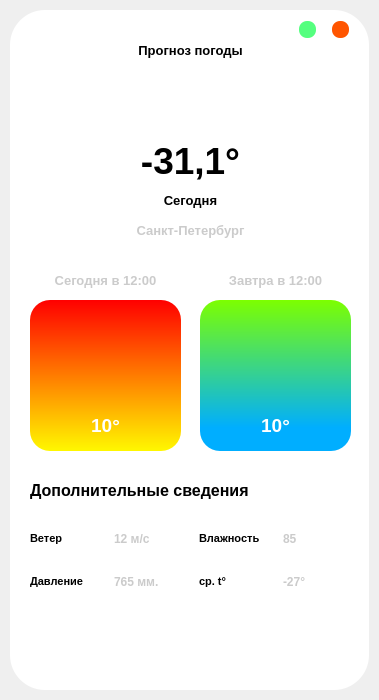
<?xml version="1.0" encoding="UTF-8"?>
<ui version="4.0">
 <class>MainWindow</class>
 <widget class="QMainWindow" name="MainWindow">
  <property name="geometry">
   <rect>
    <x>0</x>
    <y>0</y>
    <width>379</width>
    <height>700</height>
   </rect>
  </property>
  <property name="windowTitle">
   <string>MainWindow</string>
  </property>
  <widget class="QWidget" name="centralwidget">
   <layout class="QVBoxLayout" name="main_layout">
    <property name="spacing">
     <number>10</number>
    </property>
    <property name="leftMargin">
     <number>10</number>
    </property>
    <property name="topMargin">
     <number>10</number>
    </property>
    <property name="rightMargin">
     <number>10</number>
    </property>
    <property name="bottomMargin">
     <number>10</number>
    </property>
    <item>
     <widget class="QFrame" name="frame">
      <property name="styleSheet">
       <string notr="true">QFrame {
	background-color: rgb(255, 255, 255);
	color: rgb(0, 0, 0);
	border-radius: 35px;
}
</string>
      </property>
      <property name="frameShape">
       <enum>QFrame::StyledPanel</enum>
      </property>
      <property name="frameShadow">
       <enum>QFrame::Raised</enum>
      </property>
      <widget class="QLabel" name="label">
       <property name="geometry">
        <rect>
         <x>115</x>
         <y>30</y>
         <width>131</width>
         <height>20</height>
        </rect>
       </property>
       <property name="font">
        <font>
         <family>Segoe UI</family>
         <pointsize>10</pointsize>
         <weight>75</weight>
         <bold>true</bold>
        </font>
       </property>
       <property name="layoutDirection">
        <enum>Qt::LeftToRight</enum>
       </property>
       <property name="styleSheet">
        <string notr="true">QLabel {
	color: rgb(0, 0, 0)
}</string>
       </property>
       <property name="text">
        <string>Прогноз погоды</string>
       </property>
       <property name="alignment">
        <set>Qt::AlignCenter</set>
       </property>
      </widget>
      <widget class="QLabel" name="temperature_label">
       <property name="geometry">
        <rect>
         <x>105</x>
         <y>110</y>
         <width>151</width>
         <height>81</height>
        </rect>
       </property>
       <property name="font">
        <font>
         <family>Segoe UI</family>
         <pointsize>28</pointsize>
         <weight>75</weight>
         <italic>false</italic>
         <bold>true</bold>
        </font>
       </property>
       <property name="text">
        <string>-31,1°</string>
       </property>
       <property name="alignment">
        <set>Qt::AlignCenter</set>
       </property>
      </widget>
      <widget class="QLabel" name="city_label">
       <property name="geometry">
        <rect>
         <x>80</x>
         <y>210</y>
         <width>201</width>
         <height>20</height>
        </rect>
       </property>
       <property name="font">
        <font>
         <family>Segoe UI</family>
         <pointsize>10</pointsize>
         <weight>75</weight>
         <bold>true</bold>
        </font>
       </property>
       <property name="layoutDirection">
        <enum>Qt::LeftToRight</enum>
       </property>
       <property name="styleSheet">
        <string notr="true">QLabel {
	color: rgb(203, 203, 203)
}</string>
       </property>
       <property name="text">
        <string>Санкт-Петербург</string>
       </property>
       <property name="alignment">
        <set>Qt::AlignCenter</set>
       </property>
      </widget>
      <widget class="QLabel" name="today_label">
       <property name="geometry">
        <rect>
         <x>80</x>
         <y>180</y>
         <width>201</width>
         <height>20</height>
        </rect>
       </property>
       <property name="font">
        <font>
         <family>Segoe UI</family>
         <pointsize>10</pointsize>
         <weight>75</weight>
         <bold>true</bold>
        </font>
       </property>
       <property name="layoutDirection">
        <enum>Qt::LeftToRight</enum>
       </property>
       <property name="styleSheet">
        <string notr="true">QLabel {
	color: rgb(0, 0, 0)
}</string>
       </property>
       <property name="text">
        <string>Сегодня</string>
       </property>
       <property name="alignment">
        <set>Qt::AlignCenter</set>
       </property>
      </widget>
      <widget class="QFrame" name="yesterday_frame">
       <property name="geometry">
        <rect>
         <x>20</x>
         <y>290</y>
         <width>151</width>
         <height>151</height>
        </rect>
       </property>
       <property name="styleSheet">
        <string notr="true">QFrame {
	background-color: qlineargradient(spread:pad, x1:0, y1:0, x2:0, y2:1, stop:0 rgba(255, 0, 0, 255), stop:1 rgba(255, 248, 0, 255));
	color: rgb(255, 255, 255);
	border-radius: 20px;
}</string>
       </property>
       <property name="frameShape">
        <enum>QFrame::StyledPanel</enum>
       </property>
       <property name="frameShadow">
        <enum>QFrame::Raised</enum>
       </property>
       <widget class="QLabel" name="next_three_hours_temperature_label">
        <property name="geometry">
         <rect>
          <x>30</x>
          <y>110</y>
          <width>91</width>
          <height>31</height>
         </rect>
        </property>
        <property name="font">
         <font>
          <family>Segoe UI</family>
          <pointsize>14</pointsize>
          <weight>75</weight>
          <bold>true</bold>
         </font>
        </property>
        <property name="styleSheet">
         <string notr="true">QLabel {
	background: transparent;
	
}</string>
        </property>
        <property name="text">
         <string>10°</string>
        </property>
        <property name="alignment">
         <set>Qt::AlignCenter</set>
        </property>
       </widget>
       <widget class="QLabel" name="next_three_hours_image_label">
        <property name="geometry">
         <rect>
          <x>20</x>
          <y>20</y>
          <width>111</width>
          <height>81</height>
         </rect>
        </property>
        <property name="styleSheet">
         <string notr="true">QLabel {
	background-color: transparent;
}</string>
        </property>
        <property name="text">
         <string/>
        </property>
        <property name="alignment">
         <set>Qt::AlignCenter</set>
        </property>
       </widget>
      </widget>
      <widget class="QFrame" name="tomorrow_frame">
       <property name="geometry">
        <rect>
         <x>190</x>
         <y>290</y>
         <width>151</width>
         <height>151</height>
        </rect>
       </property>
       <property name="styleSheet">
        <string notr="true">QFrame {
	background-color: qlineargradient(spread:pad, x1:0, y1:0, x2:0, y2:1, stop:0 rgba(124, 255, 0, 255), stop:0.846591 rgba(0, 174, 255, 255));
	color: rgb(255, 255, 255);
	border-radius: 20px;
}</string>
       </property>
       <property name="frameShape">
        <enum>QFrame::StyledPanel</enum>
       </property>
       <property name="frameShadow">
        <enum>QFrame::Raised</enum>
       </property>
       <widget class="QLabel" name="tomorrow_temperature_label">
        <property name="geometry">
         <rect>
          <x>30</x>
          <y>110</y>
          <width>91</width>
          <height>31</height>
         </rect>
        </property>
        <property name="font">
         <font>
          <family>Segoe UI</family>
          <pointsize>14</pointsize>
          <weight>75</weight>
          <bold>true</bold>
         </font>
        </property>
        <property name="styleSheet">
         <string notr="true">QLabel {
	background: transparent;
	
}</string>
        </property>
        <property name="text">
         <string>10°</string>
        </property>
        <property name="alignment">
         <set>Qt::AlignCenter</set>
        </property>
       </widget>
       <widget class="QLabel" name="tomorrow_image_label">
        <property name="geometry">
         <rect>
          <x>20</x>
          <y>20</y>
          <width>111</width>
          <height>81</height>
         </rect>
        </property>
        <property name="styleSheet">
         <string notr="true">QLabel {
	background-color: transparent;
}</string>
        </property>
        <property name="text">
         <string/>
        </property>
        <property name="alignment">
         <set>Qt::AlignCenter</set>
        </property>
       </widget>
      </widget>
      <widget class="QLabel" name="next_three_hours_label">
       <property name="geometry">
        <rect>
         <x>0</x>
         <y>260</y>
         <width>191</width>
         <height>20</height>
        </rect>
       </property>
       <property name="font">
        <font>
         <family>Segoe UI</family>
         <pointsize>10</pointsize>
         <weight>75</weight>
         <bold>true</bold>
        </font>
       </property>
       <property name="layoutDirection">
        <enum>Qt::LeftToRight</enum>
       </property>
       <property name="styleSheet">
        <string notr="true">QLabel {
	color: rgb(203, 203, 203)
}</string>
       </property>
       <property name="text">
        <string>Сегодня в 12:00</string>
       </property>
       <property name="alignment">
        <set>Qt::AlignCenter</set>
       </property>
      </widget>
      <widget class="QLabel" name="tomorrow_label">
       <property name="geometry">
        <rect>
         <x>170</x>
         <y>260</y>
         <width>191</width>
         <height>20</height>
        </rect>
       </property>
       <property name="font">
        <font>
         <family>Segoe UI</family>
         <pointsize>10</pointsize>
         <weight>75</weight>
         <bold>true</bold>
        </font>
       </property>
       <property name="layoutDirection">
        <enum>Qt::LeftToRight</enum>
       </property>
       <property name="styleSheet">
        <string notr="true">QLabel {
	color: rgb(203, 203, 203)
}</string>
       </property>
       <property name="text">
        <string>Завтра в 12:00</string>
       </property>
       <property name="alignment">
        <set>Qt::AlignCenter</set>
       </property>
      </widget>
      <widget class="QLabel" name="additional_info">
       <property name="geometry">
        <rect>
         <x>20</x>
         <y>460</y>
         <width>221</width>
         <height>41</height>
        </rect>
       </property>
       <property name="font">
        <font>
         <family>Segoe UI</family>
         <pointsize>12</pointsize>
         <weight>75</weight>
         <bold>true</bold>
        </font>
       </property>
       <property name="layoutDirection">
        <enum>Qt::LeftToRight</enum>
       </property>
       <property name="styleSheet">
        <string notr="true">QLabel {
	color: rgb(0, 0, 0)
}</string>
       </property>
       <property name="text">
        <string>Дополнительные сведения</string>
       </property>
       <property name="alignment">
        <set>Qt::AlignLeading|Qt::AlignLeft|Qt::AlignVCenter</set>
       </property>
      </widget>
      <widget class="QWidget" name="gridLayoutWidget">
       <property name="geometry">
        <rect>
         <x>20</x>
         <y>510</y>
         <width>331</width>
         <height>80</height>
        </rect>
       </property>
       <layout class="QGridLayout" name="gridLayout">
        <item row="0" column="0">
         <widget class="QLabel" name="lasda">
          <property name="font">
           <font>
            <family>Segoe UI</family>
            <pointsize>8</pointsize>
            <weight>75</weight>
            <bold>true</bold>
           </font>
          </property>
          <property name="layoutDirection">
           <enum>Qt::LeftToRight</enum>
          </property>
          <property name="styleSheet">
           <string notr="true">QLabel {
	color: rgb(0, 0, 0)
}</string>
          </property>
          <property name="text">
           <string>Ветер</string>
          </property>
          <property name="alignment">
           <set>Qt::AlignLeading|Qt::AlignLeft|Qt::AlignVCenter</set>
          </property>
         </widget>
        </item>
        <item row="1" column="1">
         <widget class="QLabel" name="pressure_label">
          <property name="font">
           <font>
            <weight>75</weight>
            <bold>true</bold>
           </font>
          </property>
          <property name="styleSheet">
           <string notr="true">QLabel {
	color: rgb(203, 203, 203)
}</string>
          </property>
          <property name="text">
           <string>765 мм.</string>
          </property>
          <property name="alignment">
           <set>Qt::AlignLeading|Qt::AlignLeft|Qt::AlignVCenter</set>
          </property>
         </widget>
        </item>
        <item row="0" column="2">
         <widget class="QLabel" name="wind_label_3">
          <property name="font">
           <font>
            <family>Segoe UI</family>
            <pointsize>8</pointsize>
            <weight>75</weight>
            <bold>true</bold>
           </font>
          </property>
          <property name="layoutDirection">
           <enum>Qt::LeftToRight</enum>
          </property>
          <property name="styleSheet">
           <string notr="true">QLabel {
	color: rgb(0, 0, 0)
}</string>
          </property>
          <property name="text">
           <string>Влажность</string>
          </property>
          <property name="alignment">
           <set>Qt::AlignLeading|Qt::AlignLeft|Qt::AlignVCenter</set>
          </property>
         </widget>
        </item>
        <item row="1" column="2">
         <widget class="QLabel" name="wind_label_4">
          <property name="font">
           <font>
            <family>Segoe UI</family>
            <pointsize>8</pointsize>
            <weight>75</weight>
            <bold>true</bold>
           </font>
          </property>
          <property name="layoutDirection">
           <enum>Qt::LeftToRight</enum>
          </property>
          <property name="styleSheet">
           <string notr="true">QLabel {
	color: rgb(0, 0, 0)
}</string>
          </property>
          <property name="text">
           <string>ср. t°</string>
          </property>
          <property name="alignment">
           <set>Qt::AlignLeading|Qt::AlignLeft|Qt::AlignVCenter</set>
          </property>
         </widget>
        </item>
        <item row="0" column="1">
         <widget class="QLabel" name="wind_label">
          <property name="font">
           <font>
            <weight>75</weight>
            <bold>true</bold>
           </font>
          </property>
          <property name="styleSheet">
           <string notr="true">QLabel {
	color: rgb(203, 203, 203)
}</string>
          </property>
          <property name="text">
           <string>12 м/с</string>
          </property>
          <property name="alignment">
           <set>Qt::AlignLeading|Qt::AlignLeft|Qt::AlignVCenter</set>
          </property>
         </widget>
        </item>
        <item row="1" column="0">
         <widget class="QLabel" name="wind_label_2">
          <property name="font">
           <font>
            <family>Segoe UI</family>
            <pointsize>8</pointsize>
            <weight>75</weight>
            <bold>true</bold>
           </font>
          </property>
          <property name="layoutDirection">
           <enum>Qt::LeftToRight</enum>
          </property>
          <property name="styleSheet">
           <string notr="true">QLabel {
	color: rgb(0, 0, 0)
}</string>
          </property>
          <property name="text">
           <string>Давление</string>
          </property>
          <property name="alignment">
           <set>Qt::AlignLeading|Qt::AlignLeft|Qt::AlignVCenter</set>
          </property>
         </widget>
        </item>
        <item row="0" column="3">
         <widget class="QLabel" name="humidity_label">
          <property name="font">
           <font>
            <weight>75</weight>
            <bold>true</bold>
           </font>
          </property>
          <property name="styleSheet">
           <string notr="true">QLabel {
	color: rgb(203, 203, 203)
}</string>
          </property>
          <property name="text">
           <string>85</string>
          </property>
          <property name="alignment">
           <set>Qt::AlignLeading|Qt::AlignLeft|Qt::AlignVCenter</set>
          </property>
         </widget>
        </item>
        <item row="1" column="3">
         <widget class="QLabel" name="feels_like_label">
          <property name="font">
           <font>
            <weight>75</weight>
            <bold>true</bold>
           </font>
          </property>
          <property name="styleSheet">
           <string notr="true">QLabel {
	color: rgb(203, 203, 203)
}</string>
          </property>
          <property name="text">
           <string>-27°</string>
          </property>
          <property name="alignment">
           <set>Qt::AlignLeading|Qt::AlignLeft|Qt::AlignVCenter</set>
          </property>
         </widget>
        </item>
       </layout>
      </widget>
      <widget class="QLabel" name="main_image_label">
       <property name="geometry">
        <rect>
         <x>130</x>
         <y>60</y>
         <width>101</width>
         <height>71</height>
        </rect>
       </property>
       <property name="text">
        <string/>
       </property>
       <property name="alignment">
        <set>Qt::AlignCenter</set>
       </property>
      </widget>
      <widget class="QFrame" name="title_bar">
       <property name="geometry">
        <rect>
         <x>0</x>
         <y>0</y>
         <width>361</width>
         <height>31</height>
        </rect>
       </property>
       <property name="styleSheet">
        <string notr="true">QFrame { 
	
	background-color: transparent;
}</string>
       </property>
       <property name="frameShape">
        <enum>QFrame::StyledPanel</enum>
       </property>
       <property name="frameShadow">
        <enum>QFrame::Raised</enum>
       </property>
       <layout class="QHBoxLayout" name="horizontalLayout_4">
        <item>
         <widget class="QFrame" name="buttons_frame">
          <property name="minimumSize">
           <size>
            <width>100</width>
            <height>30</height>
           </size>
          </property>
          <property name="maximumSize">
           <size>
            <width>16777215</width>
            <height>30</height>
           </size>
          </property>
          <property name="frameShape">
           <enum>QFrame::StyledPanel</enum>
          </property>
          <property name="frameShadow">
           <enum>QFrame::Raised</enum>
          </property>
          <widget class="QWidget" name="horizontalLayoutWidget">
           <property name="geometry">
            <rect>
             <x>270</x>
             <y>-10</y>
             <width>71</width>
             <height>41</height>
            </rect>
           </property>
           <layout class="QHBoxLayout" name="horizontalLayout_5">
            <item>
             <widget class="QPushButton" name="button_minimize">
              <property name="minimumSize">
               <size>
                <width>16</width>
                <height>16</height>
               </size>
              </property>
              <property name="maximumSize">
               <size>
                <width>17</width>
                <height>17</height>
               </size>
              </property>
              <property name="toolTip">
               <string>Maximize</string>
              </property>
              <property name="styleSheet">
               <string notr="true">QPushButton {
	border: none;
	border-radius: 8px;
	background-color: rgb(85, 255, 127);
}
QPushButton::hover {
	background-color: rgba(85, 255, 127, 150);
}</string>
              </property>
              <property name="text">
               <string/>
              </property>
             </widget>
            </item>
            <item>
             <widget class="QPushButton" name="button_close">
              <property name="minimumSize">
               <size>
                <width>16</width>
                <height>16</height>
               </size>
              </property>
              <property name="maximumSize">
               <size>
                <width>17</width>
                <height>17</height>
               </size>
              </property>
              <property name="toolTip">
               <string>Close</string>
              </property>
              <property name="styleSheet">
               <string notr="true">QPushButton {
	border: none;
	border-radius: 8px;
	background-color: rgb(255, 85, 0);
}
QPushButton::hover {
	background-color: rgba(255, 85, 0, 150);
}</string>
              </property>
              <property name="text">
               <string/>
              </property>
             </widget>
            </item>
           </layout>
          </widget>
         </widget>
        </item>
       </layout>
      </widget>
     </widget>
    </item>
   </layout>
  </widget>
 </widget>
 <resources/>
 <connections/>
</ui>
